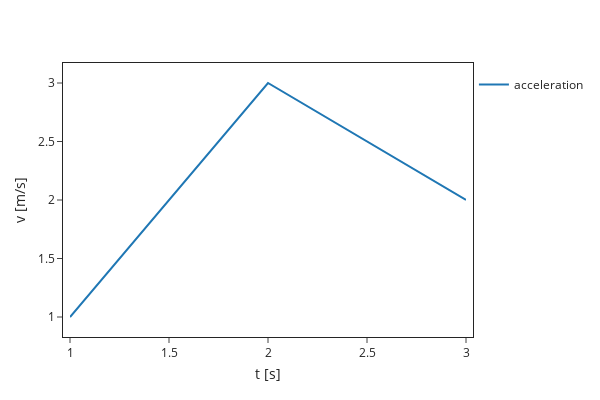

Notebook cell for this chart:
### Markdown cell above
The data can be visualized.

### Code cell
df_entry.plot()

### Figure 1 — Plotly figure (JSON) as saved in the notebook; plotly's stock layout.template omitted (floating-point values rounded to 4 significant figures)
{"data": [{"mode": "lines", "name": "acceleration", "type": "scatter", "x": [1, 2, 3], "y": [1, 3, 2]}], "layout": {"autosize": true, "height": 400, "margin": {"b": 70, "l": 70, "pad": 7, "r": 70, "t": 70}, "showlegend": true, "width": 600, "xaxis": {"mirror": true, "showline": true, "title": {"text": "t [s]"}}, "yaxis": {"mirror": true, "showline": true, "title": {"text": "v [m/s]"}}}}
